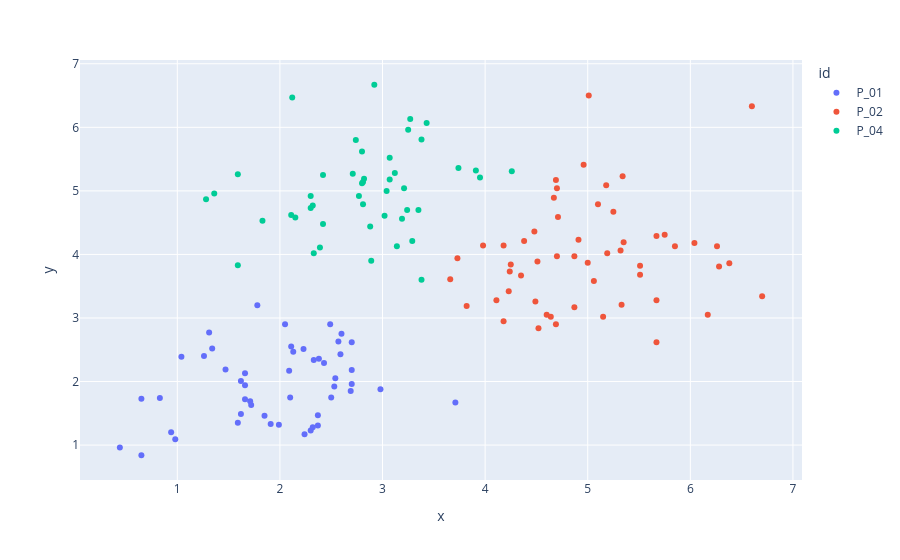

Notebook code for this chart:
### Code cell
data = pd.read_csv("data/scatter_simulated.csv")
print(data.head())

fig = px.scatter(data, x="x", y="y", color="id", hover_data=["category"])
fig.show()

### Figure 1 — Plotly figure (JSON) as saved in the notebook; plotly's stock layout.template omitted (floating-point values rounded to 4 significant figures)
{"data": [{"customdata": [["B"], ["A"], ["B"], ["B"], ["B"], ["B"], ["C"], ["A"], ["B"], ["B"], ["A"], ["C"], ["A"], ["A"], ["C"], ["C"], ["C"], ["C"], ["C"], ["B"], ["C"], ["A"], ["B"], ["B"], ["C"], ["C"], ["B"], ["B"], ["A"], ["C"], ["B"], ["B"], ["C"], ["B"], ["A"], ["A"], ["A"], ["C"], ["A"], ["A"], ["B"], ["C"], ["B"], ["C"], ["C"], ["A"], ["C"], ["B"], ["B"], ["A"]], "hovertemplate": "id=P_01<br>x=%{x}<br>y=%{y}<br>category=%{customdata[0]}<extra></extra>", "legendgroup": "P_01", "marker": {"color": "#636efa", "symbol": "circle"}, "mode": "markers", "name": "P_01", "orientation": "v", "showlegend": true, "type": "scatter", "x": [2.24, 2.6, 0.44, 2.1, 1.99, 2.7, 2.05, 2.37, 2.3, 2.7, 1.85, 2.98, 1.66, 2.43, 2.33, 3.71, 1.59, 2.49, 1.91, 1.34, 2.59, 1.47, 2.09, 2.7, 2.54, 2.23, 0.83, 1.62, 1.78, 1.31, 0.65, 2.13, 2.57, 1.72, 2.69, 0.98, 1.26, 2.11, 1.66, 2.5, 2.37, 1.71, 1.04, 1.62, 2.38, 2.53, 1.66, 0.65, 0.94, 2.32], "xaxis": "x", "y": [1.17, 2.75, 0.96, 1.75, 1.32, 2.62, 2.9, 1.31, 1.23, 1.96, 1.46, 1.88, 1.72, 2.29, 2.34, 1.67, 1.35, 2.9, 1.33, 2.52, 2.43, 2.19, 2.17, 2.18, 2.05, 2.51, 1.74, 1.49, 3.2, 2.77, 1.73, 2.47, 2.63, 1.63, 1.85, 1.09, 2.4, 2.55, 2.13, 1.75, 1.47, 1.69, 2.39, 2.01, 2.36, 1.92, 1.94, 0.84, 1.2, 1.28], "yaxis": "y"}, {"customdata": [["B"], ["C"], ["B"], ["A"], ["B"], ["C"], ["C"], ["A"], ["C"], ["C"], ["A"], ["C"], ["B"], ["B"], ["B"], ["C"], ["C"], ["C"], ["C"], ["C"], ["A"], ["C"], ["B"], ["A"], ["A"], ["B"], ["B"], ["A"], ["A"], ["A"], ["B"], ["A"], ["B"], ["B"], ["B"], ["C"], ["B"], ["C"], ["C"], ["C"], ["C"], ["B"], ["B"], ["B"], ["A"], ["C"], ["C"], ["A"], ["B"], ["B"], ["B"], ["A"], ["C"], ["B"]], "hovertemplate": "id=P_02<br>x=%{x}<br>y=%{y}<br>category=%{customdata[0]}<extra></extra>", "legendgroup": "P_02", "marker": {"color": "#EF553B", "symbol": "circle"}, "mode": "markers", "name": "P_02", "orientation": "v", "showlegend": true, "type": "scatter", "x": [4.7, 4.71, 4.25, 4.24, 5.67, 5.35, 4.52, 5.06, 5.19, 6.28, 4.18, 5.18, 5.67, 6.17, 4.49, 4.69, 5.51, 3.82, 5.25, 6.6, 5.33, 4.35, 4.51, 5.85, 4.87, 3.66, 4.96, 5.1, 4.6, 4.23, 6.7, 5.67, 5.75, 4.87, 4.48, 4.64, 3.98, 6.26, 4.91, 6.04, 4.67, 5.34, 5.15, 6.38, 4.69, 4.11, 5.51, 5.0, 3.73, 5.01, 4.7, 5.32, 4.38, 4.18], "xaxis": "x", "y": [5.04, 4.59, 3.84, 3.73, 2.62, 4.19, 2.84, 3.58, 4.02, 3.81, 4.14, 5.09, 4.29, 3.05, 3.26, 2.9, 3.82, 3.19, 4.67, 6.33, 3.21, 3.67, 3.89, 4.13, 3.17, 3.61, 5.41, 4.79, 3.05, 3.42, 3.34, 3.28, 4.31, 3.97, 4.36, 3.02, 4.14, 4.13, 4.23, 4.18, 4.89, 5.23, 3.02, 3.86, 5.17, 3.28, 3.68, 3.87, 3.94, 6.5, 3.97, 4.06, 4.21, 2.95], "yaxis": "y"}, {"customdata": [["A"], ["A"], ["C"], ["A"], ["C"], ["A"], ["B"], ["C"], ["B"], ["C"], ["C"], ["A"], ["C"], ["C"], ["C"], ["C"], ["C"], ["C"], ["B"], ["A"], ["C"], ["B"], ["A"], ["A"], ["A"], ["A"], ["C"], ["B"], ["B"], ["C"], ["B"], ["A"], ["C"], ["A"], ["B"], ["C"], ["C"], ["B"], ["C"], ["B"], ["B"], ["A"], ["B"], ["C"], ["A"], ["C"]], "hovertemplate": "id=P_04<br>x=%{x}<br>y=%{y}<br>category=%{customdata[0]}<extra></extra>", "legendgroup": "P_04", "marker": {"color": "#00cc96", "symbol": "circle"}, "mode": "markers", "name": "P_04", "orientation": "v", "showlegend": true, "type": "scatter", "x": [3.29, 3.91, 3.27, 3.07, 1.36, 2.33, 2.3, 3.02, 2.74, 3.43, 2.88, 2.82, 3.14, 3.07, 2.32, 1.83, 3.25, 2.42, 1.28, 2.15, 2.3, 1.59, 2.12, 2.71, 2.8, 3.35, 2.89, 2.81, 3.19, 3.38, 3.12, 3.04, 2.42, 2.92, 4.26, 2.39, 3.95, 3.38, 3.74, 2.11, 3.21, 2.77, 2.8, 2.81, 3.24, 1.59], "xaxis": "x", "y": [4.21, 5.32, 6.13, 5.52, 4.96, 4.02, 4.73, 4.61, 5.8, 6.07, 4.44, 5.19, 4.13, 5.18, 4.77, 4.53, 5.96, 4.48, 4.87, 4.58, 4.92, 3.83, 6.47, 5.27, 5.62, 4.7, 3.9, 4.79, 4.56, 5.81, 5.28, 5.0, 5.25, 6.67, 5.31, 4.11, 5.21, 3.6, 5.36, 4.62, 5.04, 4.92, 5.12, 5.14, 4.7, 5.26], "yaxis": "y"}], "layout": {"legend": {"title": {"text": "id"}, "tracegroupgap": 0}, "margin": {"t": 60}, "xaxis": {"anchor": "y", "domain": [0, 1], "title": {"text": "x"}}, "yaxis": {"anchor": "x", "domain": [0, 1], "title": {"text": "y"}}}}
